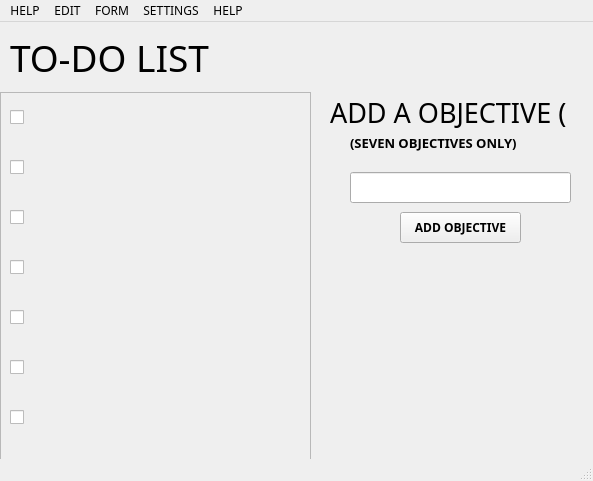
<?xml version="1.0" encoding="UTF-8"?>
<ui version="4.0">
 <class>MainWindow</class>
 <widget class="QMainWindow" name="MainWindow">
  <property name="geometry">
   <rect>
    <x>0</x>
    <y>0</y>
    <width>593</width>
    <height>481</height>
   </rect>
  </property>
  <property name="font">
   <font>
    <family>Yu Gothic UI Semilight</family>
   </font>
  </property>
  <property name="windowTitle">
   <string>MainWindow</string>
  </property>
  <widget class="QWidget" name="centralwidget">
   <widget class="QLabel" name="label">
    <property name="geometry">
     <rect>
      <x>10</x>
      <y>10</y>
      <width>371</width>
      <height>51</height>
     </rect>
    </property>
    <property name="font">
     <font>
      <family>Yu Gothic UI Light</family>
      <pointsize>28</pointsize>
     </font>
    </property>
    <property name="text">
     <string>TO-DO LIST</string>
    </property>
   </widget>
   <widget class="QFrame" name="frame">
    <property name="geometry">
     <rect>
      <x>0</x>
      <y>70</y>
      <width>311</width>
      <height>411</height>
     </rect>
    </property>
    <property name="font">
     <font>
      <family>Yu Gothic UI Semilight</family>
      <pointsize>18</pointsize>
     </font>
    </property>
    <property name="frameShape">
     <enum>QFrame::StyledPanel</enum>
    </property>
    <property name="frameShadow">
     <enum>QFrame::Raised</enum>
    </property>
    <widget class="QCheckBox" name="checkBox">
     <property name="geometry">
      <rect>
       <x>10</x>
       <y>0</y>
       <width>191</width>
       <height>51</height>
      </rect>
     </property>
     <property name="text">
      <string/>
     </property>
    </widget>
    <widget class="QCheckBox" name="checkBox_4">
     <property name="geometry">
      <rect>
       <x>10</x>
       <y>50</y>
       <width>191</width>
       <height>51</height>
      </rect>
     </property>
     <property name="text">
      <string/>
     </property>
    </widget>
    <widget class="QCheckBox" name="checkBox_5">
     <property name="geometry">
      <rect>
       <x>10</x>
       <y>100</y>
       <width>191</width>
       <height>51</height>
      </rect>
     </property>
     <property name="text">
      <string/>
     </property>
    </widget>
    <widget class="QCheckBox" name="checkBox_6">
     <property name="geometry">
      <rect>
       <x>10</x>
       <y>150</y>
       <width>191</width>
       <height>51</height>
      </rect>
     </property>
     <property name="text">
      <string/>
     </property>
    </widget>
    <widget class="QCheckBox" name="checkBox_7">
     <property name="geometry">
      <rect>
       <x>10</x>
       <y>200</y>
       <width>191</width>
       <height>51</height>
      </rect>
     </property>
     <property name="text">
      <string/>
     </property>
    </widget>
    <widget class="QCheckBox" name="checkBox_8">
     <property name="geometry">
      <rect>
       <x>10</x>
       <y>250</y>
       <width>191</width>
       <height>51</height>
      </rect>
     </property>
     <property name="text">
      <string/>
     </property>
    </widget>
    <widget class="QCheckBox" name="checkBox_9">
     <property name="geometry">
      <rect>
       <x>10</x>
       <y>300</y>
       <width>191</width>
       <height>51</height>
      </rect>
     </property>
     <property name="text">
      <string/>
     </property>
    </widget>
   </widget>
   <widget class="QLabel" name="label_2">
    <property name="geometry">
     <rect>
      <x>330</x>
      <y>60</y>
      <width>261</width>
      <height>61</height>
     </rect>
    </property>
    <property name="font">
     <font>
      <family>Yu Gothic UI Light</family>
      <pointsize>20</pointsize>
     </font>
    </property>
    <property name="text">
     <string>ADD A OBJECTIVE (</string>
    </property>
   </widget>
   <widget class="QLabel" name="label_3">
    <property name="geometry">
     <rect>
      <x>350</x>
      <y>100</y>
      <width>211</width>
      <height>41</height>
     </rect>
    </property>
    <property name="font">
     <font>
      <family>Yu Gothic UI Semibold</family>
      <pointsize>10</pointsize>
      <weight>75</weight>
      <bold>true</bold>
     </font>
    </property>
    <property name="text">
     <string>(SEVEN OBJECTIVES ONLY)</string>
    </property>
   </widget>
   <widget class="QLineEdit" name="lineEdit">
    <property name="geometry">
     <rect>
      <x>350</x>
      <y>150</y>
      <width>221</width>
      <height>31</height>
     </rect>
    </property>
    <property name="font">
     <font>
      <family>Yu Gothic UI Semilight</family>
     </font>
    </property>
    <property name="text">
     <string/>
    </property>
   </widget>
   <widget class="QPushButton" name="pushButton">
    <property name="geometry">
     <rect>
      <x>400</x>
      <y>190</y>
      <width>121</width>
      <height>31</height>
     </rect>
    </property>
    <property name="font">
     <font>
      <family>Yu Gothic UI Semibold</family>
      <weight>75</weight>
      <bold>true</bold>
     </font>
    </property>
    <property name="text">
     <string>ADD OBJECTIVE</string>
    </property>
   </widget>
  </widget>
  <widget class="QMenuBar" name="menubar">
   <property name="geometry">
    <rect>
     <x>0</x>
     <y>0</y>
     <width>593</width>
     <height>26</height>
    </rect>
   </property>
   <widget class="QMenu" name="menuHELP">
    <property name="title">
     <string>HELP</string>
    </property>
   </widget>
   <widget class="QMenu" name="menuEDIT">
    <property name="title">
     <string>EDIT</string>
    </property>
   </widget>
   <widget class="QMenu" name="menuFORM">
    <property name="title">
     <string>FORM</string>
    </property>
   </widget>
   <widget class="QMenu" name="menuSETTINGS">
    <property name="title">
     <string>SETTINGS</string>
    </property>
   </widget>
   <widget class="QMenu" name="menuHELP_2">
    <property name="title">
     <string>HELP</string>
    </property>
   </widget>
   <addaction name="menuHELP"/>
   <addaction name="menuEDIT"/>
   <addaction name="menuFORM"/>
   <addaction name="menuSETTINGS"/>
   <addaction name="menuHELP_2"/>
  </widget>
  <widget class="QStatusBar" name="statusbar"/>
 </widget>
 <resources/>
 <connections/>
</ui>
